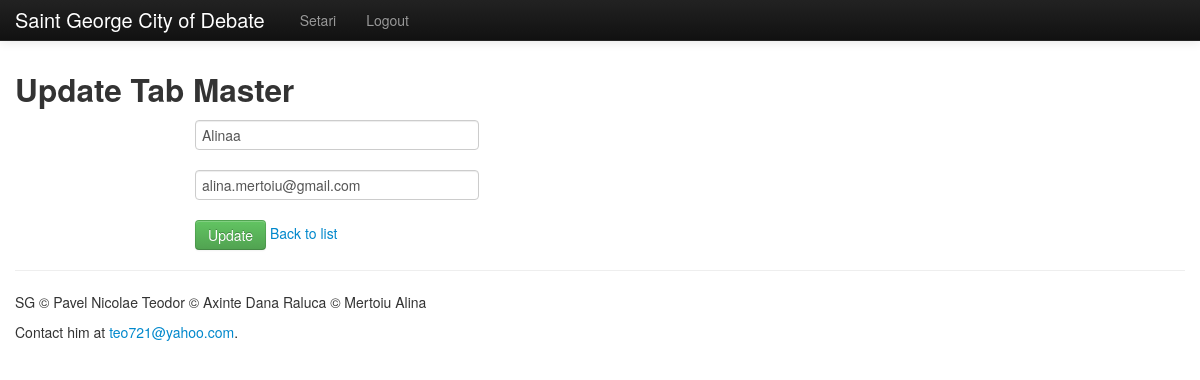
The page /tabmasters/update/1 (signed in) on the database as committed earlier.
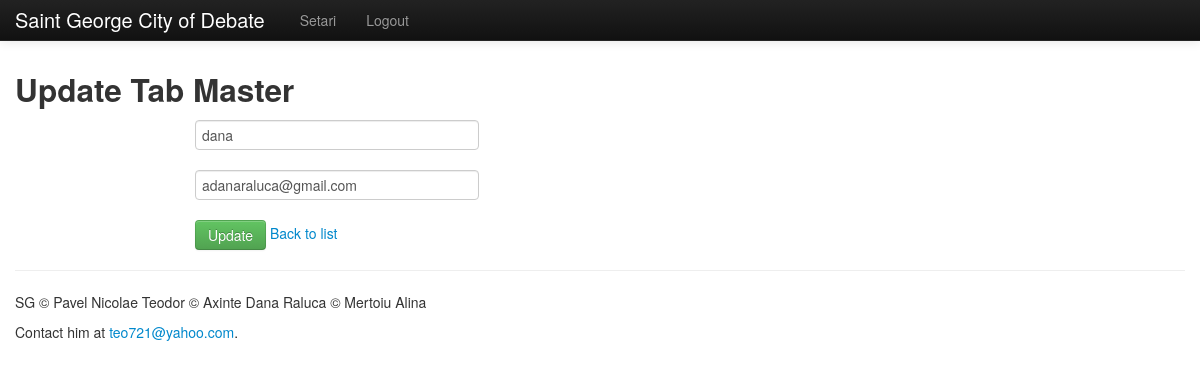
The same page on the database as committed later.
### app/admin/models.py (models this page shows, shortened)
class Tabmaster(db.Model):
    __tablename__="tabmasters"
    id = db.Column('tabmaster_id', db.Integer, primary_key=True)
    name = db.Column(db.String(30))
    user_id = db.Column(db.Integer, db.ForeignKey('users.user_id'))

### app/mod_auth/models.py (models this page shows, shortened)
class User(db.Model):
    __tablename__ = "users"
    id = db.Column('user_id',db.Integer , primary_key=True)
    password = db.Column('password' , db.String(250))
    email = db.Column('email',db.String(50),unique=True , index=True)
    user_type = db.Column('user_type',db.String(30))#cauta ce e index ?????!!!
    def is_authenticated(self):
        return True
    def is_debater(self):
        return (self.user_type == 'debater')
    def is_judge(self):
        return (self.user_type == 'judge')
    def is_tabmaster(self):
        return (self.user_type == 'tabmaster')

### app/admin/controllers.py (the view, shortened to what this page needs)
@admin.route('/tabmasters/update/<id>', methods=['POST', 'GET'])
@login_required
def update_tabmaster(id):
    tabmaster = Tabmaster.query.get(id)
    prev_tabmaster_name = tabmaster.name
    user = User.query.get(tabmaster.user_id)
    if request.method == 'GET':
        _tabmaster = {}
        _tabmaster['id'] = tabmaster.id
        _tabmaster['name'] = tabmaster.name
        _tabmaster['email'] = user.email
        return render_template('admin/update_tabmaster.html', tabmaster = _tabmaster)

### app/__init__.py (called while the page is built)
@app.before_request
def before_request():
    g.user = current_user

### app/admin/controllers.py (called while the page is built)
@admin.before_request
def before_request():
    if current_user is not None and current_user.is_authenticated():
        if (current_user.user_type != 'admin'):
            flash('Nu sunteti admin','error')
            return redirect(url_for('home'))
    else:
        flash('You must log in to continue','error')
        return redirect(url_for('auth.login'))

### app/mod_auth/controllers.py (called while the page is built)
@login_manager.user_loader
def load_user(id):
    return User.query.get(int(id))

### app/templates/admin/update_tabmaster.html
{% extends "layout.html" %}
{% block body %}
  <form action="" method=post class="form-horizontal">
    <h2>Update Tab Master </h2>
    <div class="control-group">
        <div class="controls">
          <input type="text" id="name" name="name" class="input-xlarge"
            placeholder="Name" value="{{tabmaster.name}}"
            required>
        </div>
    </div>
    <div class="control-group">
        <div class="controls">
          <input type="text" id="email" name="email" class="input-xlarge"
            placeholder="Email" value="{{tabmaster.email}}"
            required>
        </div>
    </div>
    <div class="control-group">
        <div class="controls">
          <button type="submit" class="btn btn-success">Update</button>
          <a href="{{ url_for('admin.tabmasters') }}">Back to list</a>
        </div>
    </div>
  </form>
{% endblock %}

Rows that differ between the two databases and show on the page:
changed Tabmaster: name "Alinaa" → "dana"
changed User: email "alina.mertoiu@gmail.com" → "adanaraluca@gmail.com"
